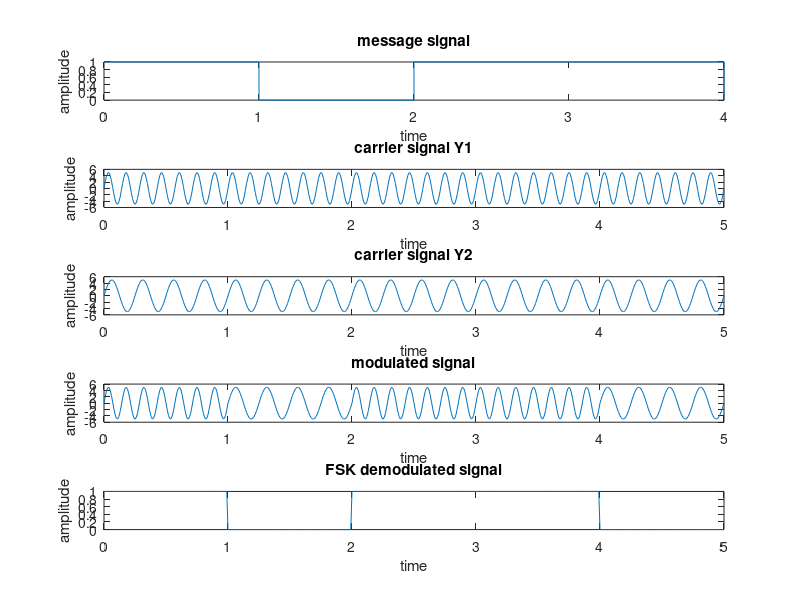

This figure's MATLAB source:
clc;
close all;
clear all;

f1=7;%carrier frequency f1
f2=4;%carrier frequency f2
a=5; %amplitude 
n=[1 0 1 1 0 ]; %The first 4 bits are used and an extra zero is added at the end to prevent array-size mismatch
t1 = 0:0.01:length(n);
t2 = 0:4;
y1=a*sin(2*pi*f1*t1);
y2=a*sin(2*pi*f2*t1);



%plotting the message signal 
subplot(5,1,1);
stairs(t2,n);
title('message signal');
xlabel('time');
ylabel('amplitude');

%plotting the carrier signal y1
subplot(5,1,2);
plot(t1,y1);
title('carrier signal Y1');
xlabel('time');
ylabel('amplitude');


%plotting the carrier signal y2
subplot(5,1,3);
plot(t1,y2);
title('carrier signal Y2');
xlabel('time');
ylabel('amplitude');


%modulation 
for i=1:5
    for j=(i-1)*100:i*100
        if(n(i)==1)
            z(j+1)=y1(j+1);
        else
            z(j+1)=y2(j+1);
        end
    end
end

%plotting the modulated signal 
subplot(5,1,4);
plot(t1,z);
title('modulated signal');
xlabel('time');
ylabel('amplitude');


%demodulation 
for i=1:5
    for j=(i-1)*100:i*100
        if(z(j+1)==y1(j+1))
            x(j+1)=1;
        else 
            x(j+1)=0;
        end
    end
end

%plotting the demodulated signal 
subplot(5,1,5);
plot(t1,x);
title('FSK demodulated signal');
xlabel('time');
ylabel('amplitude');
